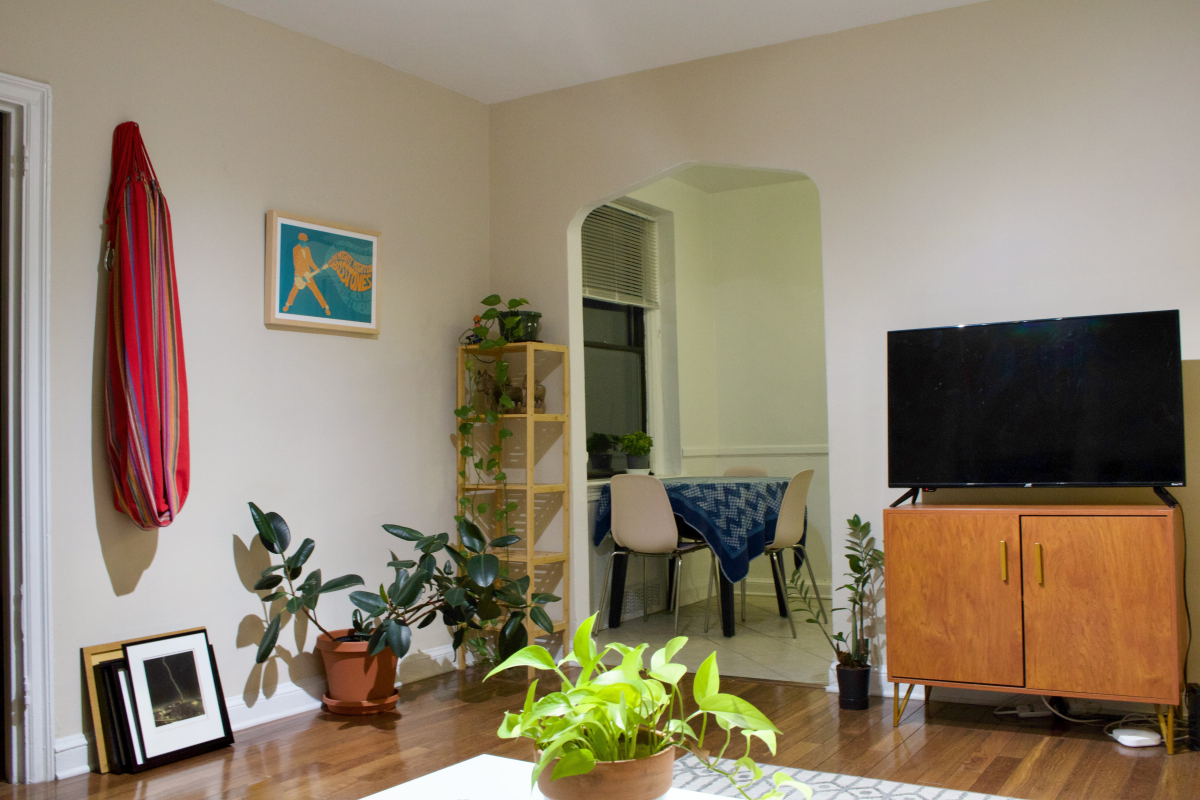
#> input picture room.jpg, 6000 x 4000 px (shown at 1/5 size)
$ python demo.py
#> lines starting #> are read from the running program, lines starting #| are printed output that depends on the picture
import cv2 as cv
import numpy as np
import matplotlib.pyplot as plt
import os

def callback(input):
  pass

def cannyEdge():
  root = os.getcwd()
  imgPath = os.path.join(root, 'room.jpg')
  img = cv.imread(imgPath)
#> img is the input picture: shape (4000, 6000, 3); mean B, G, R 110.1, 130.1, 143.5
  img = cv.cvtColor(img, cv.COLOR_BGR2RGB)

  height,width,_ = img.shape
#> height = 4000; width = 6000
  scale = 1/5
  heightScale = int(height*scale)
#> heightScale = 800
  widthScale = int(width*scale)
#> widthScale = 1200

  img = cv.resize(img,(widthScale,heightScale), interpolation=cv.INTER_LINEAR)
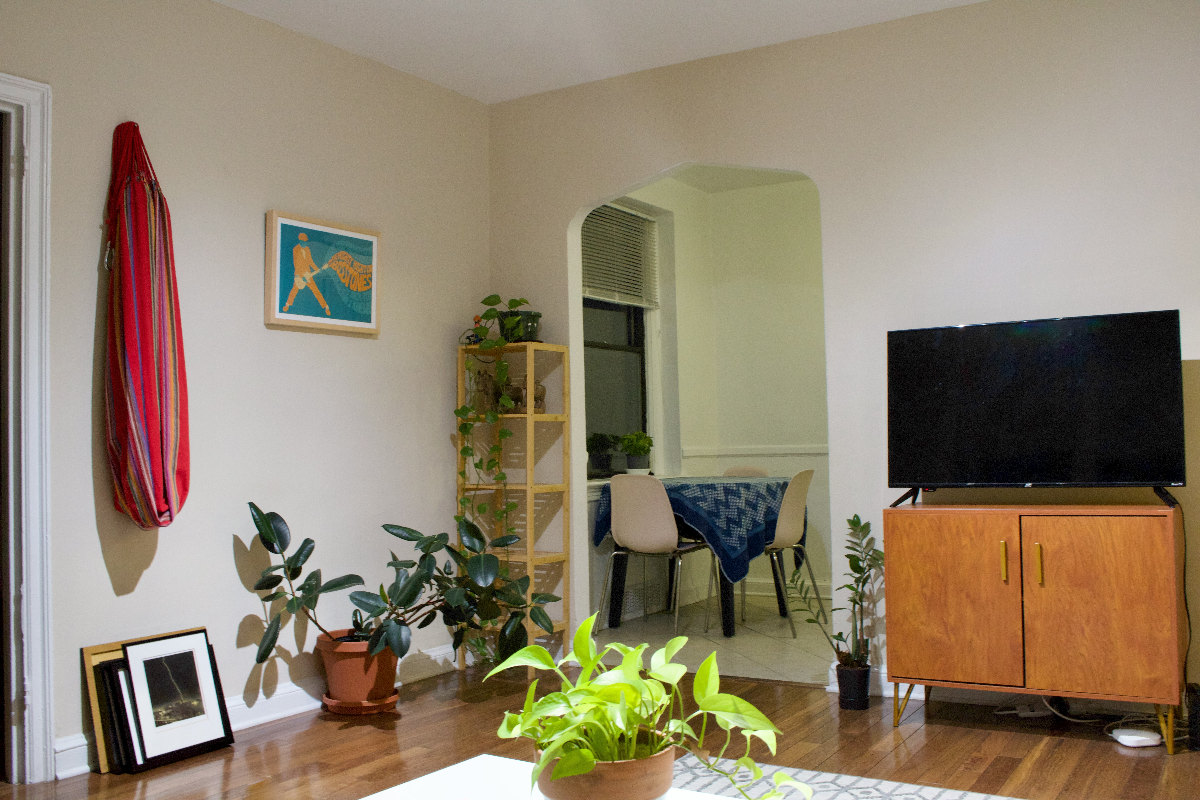
#> img: shape (800, 1200, 3); mean R, G, B 143.5, 130.1, 110.1

  winname = 'wall'
  cv.namedWindow(winname)
  cv.createTrackbar('minThres', winname, 0, 255, callback)
  cv.createTrackbar('maxThres', winname, 0, 255, callback)

  while True:
    if cv.waitKey(1) == ord('q'):
#> (key q is pressed here)
      break
    minThres = cv.getTrackbarPos('minThres', winname)
    maxThres = cv.getTrackbarPos('maxThres', winname)

    cannyEdge = cv.Canny(img, minThres, maxThres)
    cv.imshow(winname, cannyEdge)


  cv.destroyAllWindows()


if __name__ == "__main__":
    cannyEdge()
